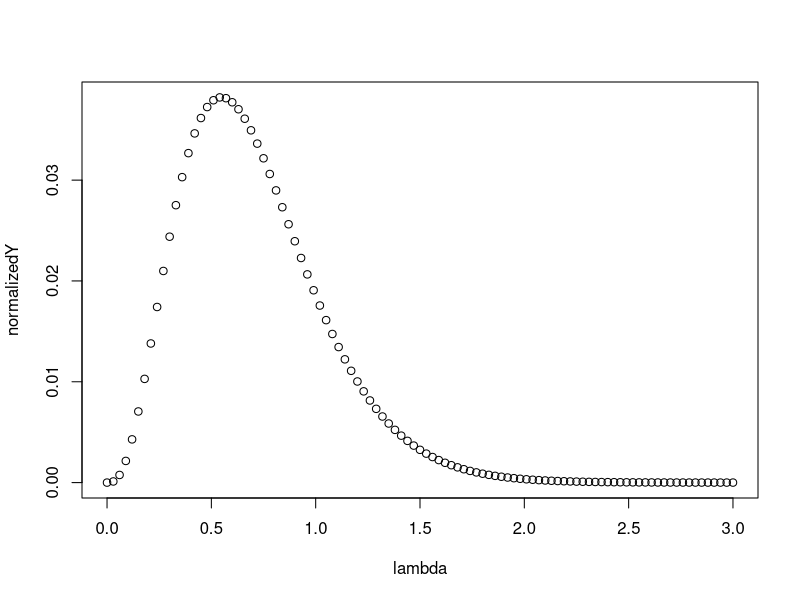
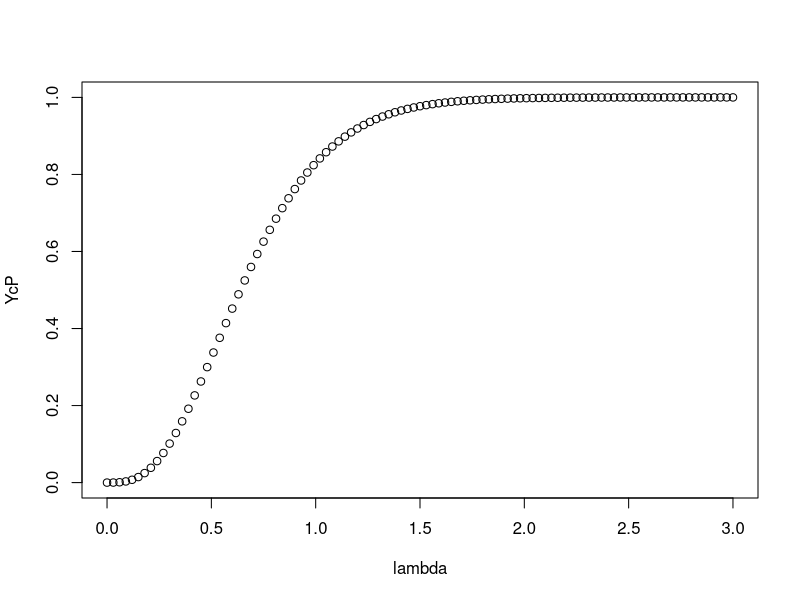
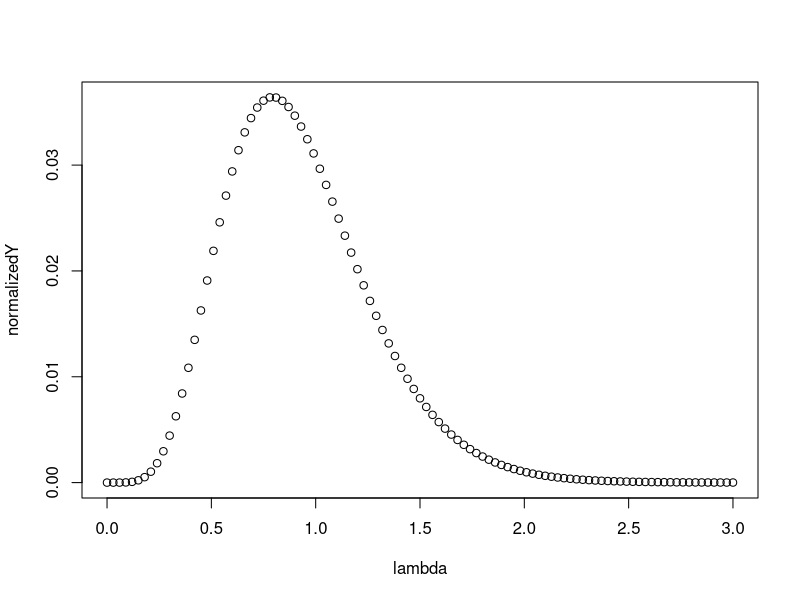
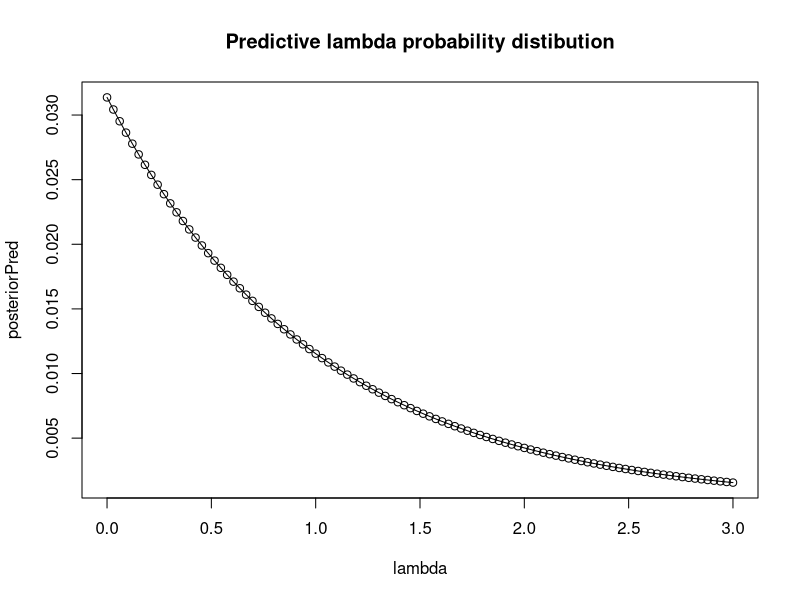
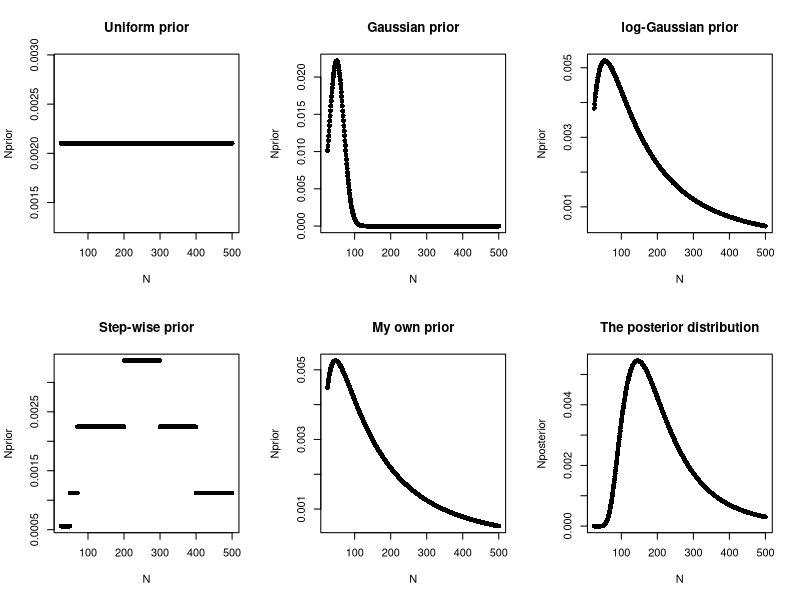
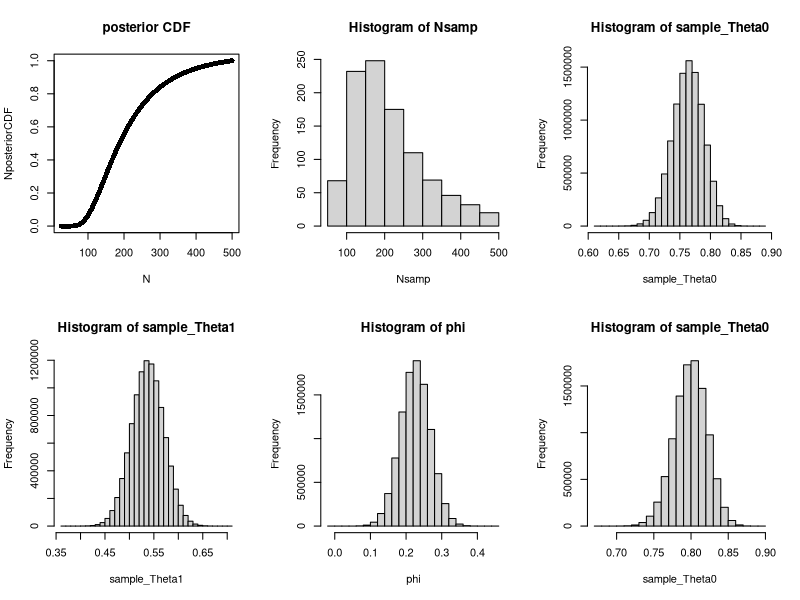
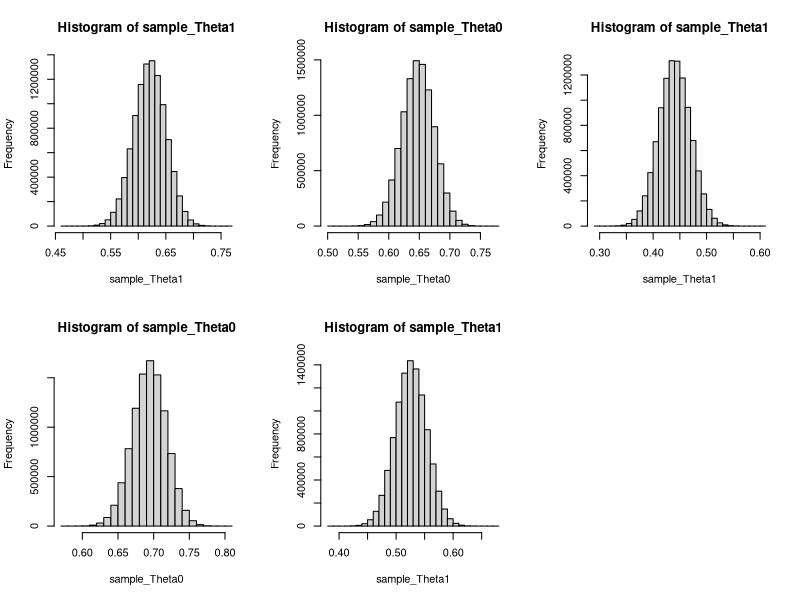

Recreate these plots in R, in order.
## ---- chunk 1
d=6.56
lambda=seq(0,3,length =101)
y = ( dpois(3,lambda*d) +dpois(4,lambda*d)+dpois(5,lambda*d)+dpois(6,lambda*d) ) * dgamma(lambda,shape=1,scale=1)
normalizedY = y/sum(y)

plot(lambda,normalizedY)
## ---- chunk 2
lambda[which.max(normalizedY)]
## ---- chunk 3
YcP = cumsum(normalizedY)
plot(lambda,YcP)

## ---- chunk 4
sum(normalizedY[which(lambda>1)])
## ---- chunk 5
d=6.56
lambda=seq(0,3,length =101)
y = dpois(6,lambda*d)  * dgamma(lambda,shape=1,scale=1)
normalizedY = y/sum(y)

plot(lambda,normalizedY)
## ---- chunk 6
sum(normalizedY[which(lambda>1)])
## ---- chunk 7
lambda[which.max(normalizedY)]
## ---- chunk 8
# Create lambda
lambda <- seq(0,3,length=100)
# Calculate prior
prior <- dgamma(lambda, 1, 1)
# Calculate likelyhood
likelyhood <- sum(dpois(x=6, lambda = 0.5))
# Calculate posterior predictive
posteriorPred <- likelyhood*prior
# Normalize so that sum becomes 1
posteriorPred <- posteriorPred/sum(posteriorPred)
  
# Plot the data
plot(lambda, posteriorPred, main="Predictive lambda probability distibution")
lines(lambda, posteriorPred, col = 'black')
## ---- chunk 9
knitr::opts_chunk$set(echo = TRUE)
## ---- chunk 10
M=25
## ---- chunk 11
abs_min <- M    # the number of balls cannot be negative
abs_max <- 500  # No way that bag can contain more than 1000 balls (a subjective assumption)


# Define the evaluation points so that all integers between 
# abs_min and abs_max are included
Nseq <- seq(abs_min, abs_max, length=abs_max-abs_min+1)  
## ---- chunk 12

par(mfrow=c(2,3))              # Open figure for plotting the examples

# uniform prior
Nprior <- rep(1,length(Nseq))/length(Nseq)  
sum(Nprior)              # check that prior probabilities sum up to to one
plot(Nseq,Nprior, main="Uniform prior", xlab="N", pch=16)
# "Gaussian" prior
Nprior <- dnorm(Nseq, mean=50, sd=20)
Nprior <- Nprior/sum(Nprior)     # Normalize the prior probabilities to sum to one
sum(Nprior)        # check that prior probabilities sum up to to one
plot(Nseq,Nprior, main="Gaussian prior", xlab="N", pch=16)
# log-Gaussian prior
Nprior <- dlnorm(Nseq, mean=5, sd=1)
Nprior <- Nprior/sum(Nprior)   # Normalize the prior probabilities to sum to one
sum(Nprior)        # check that prior probabilities sum up to to one
plot(Nseq,Nprior, main="log-Gaussian prior", xlab="N", pch=16)
# Step wise prior by giving different relative weights for different values
Nprior <- rep(1,length(Nseq))  
Nprior[Nseq>50 & Nseq<600] <- 2  
Nprior[Nseq>70 & Nseq<400] <- 4  
Nprior[Nseq>200 & Nseq<300] <- 6  
Nprior <- Nprior/sum(Nprior)    # Normalize the prior probabilities to sum to one
sum(Nprior)        # check that prior probabilities sum up to to one
plot(Nseq,Nprior, main="Step-wise prior", xlab="N", pch=16)

# --- Here we will fill in the prior defined during the lecture ---
Nprior <- dlnorm(Nseq, mean=5.05, sd=1.1)
Nprior <- Nprior/sum(Nprior)    # Normalize to sum to one
sum(Nprior)                     # check that prior probabilities sum up to to one

plot(Nseq,Nprior, main="My own prior", xlab="N", pch=16)
## ---- chunk 13
# The result from the other sampling time
C=22
R=3

Nposterior <- Nprior*dbinom(R,C,M/Nseq)  # numerator of Bayes theorem
Nposterior <- Nposterior/sum(Nposterior) # divide by marginal likelihood
plot(Nseq,Nposterior, main="The posterior distribution", xlab="N", pch=16)
## ---- chunk 14
posteriorMean = sum(Nposterior*Nseq)
print(posteriorMean)
## ---- chunk 15
NposteriorCDF <- cumsum(Nposterior)           
# Plot CDF
plot(Nseq,NposteriorCDF, main="posterior CDF", xlab="N", pch=16)
## ---- chunk 16
# 10% quantile is the last N at which CDF is under 10%
Nseq[which(NposteriorCDF>=0.1)[1]-1]
# 90% quantile is the first N at which CDF is over 90%
Nseq[which(NposteriorCDF>=0.9)[1]]
## ---- chunk 17
Nsamp = Nseq[sapply(runif(1000,min=0,max=1),function(temp){ which(NposteriorCDF>=temp)[1] })]
## ---- chunk 18
hist(Nsamp)
mean(Nsamp)
quantile(Nsamp,probs=c(0.1,0.9))
## ---- chunk 19
#1
paste("part 1")

posteriorMedian = Nseq[which(NposteriorCDF>=0.5)[1]-1]
paste("posteriorMedian = ",posteriorMedian)

posteriorVar = sum(Nposterior* Nseq^2) - posteriorMean^2
paste("posteriorVar = ",posteriorVar)

posteriorSD = sqrt(posteriorVar)
paste("posteriorSD = ",posteriorSD)

# 10% quantile is the last N at which CDF is under 10%
l1=Nseq[which(NposteriorCDF>=0.1)[1]-1]
# 90% quantile is the first N at which CDF is over 90%
l2=Nseq[which(NposteriorCDF>=0.9)[1]]
paste("80% central posterior interval =",l1,l2)

#2
paste("part 2")
posteriorMedianMC = median(Nsamp)
paste("posteriorMedianMC = ",posteriorMedianMC)
posteriorVarMC = var(Nsamp)
paste("posteriorVarMC = ",posteriorVarMC)
posteriorSDMC = sqrt(posteriorVarMC)  
paste("posteriorSDMC = ",posteriorSDMC)
l=quantile(Nsamp,probs=c(0.1,0.9))
paste("80% central posterior interval for monte carlo:")
paste(l)
## ---- chunk 20
sample_Theta0 = rbeta(10000000,213,66)
sample_Theta1 = rbeta(10000000,122,105)

hist(sample_Theta0)
hist(sample_Theta1)
## ---- chunk 21
paste("mean for Theta0 = ",mean(sample_Theta0))
paste("sd for Theta0 = ",sd(sample_Theta0))

paste("mean for Theta0 = ",mean(sample_Theta1))
paste("sd for Theta0 = ",sd(sample_Theta1))
## ---- chunk 22
phi = sample_Theta0 - sample_Theta1
hist(phi)
## ---- chunk 23
sum(sample_Theta1 < sample_Theta0) / 10000000
## ---- chunk 24
sample_Theta0 = rbeta(10000000,213+50,66)
sample_Theta1 = rbeta(10000000,122+50,105)

hist(sample_Theta0)
hist(sample_Theta1)
## ---- chunk 25
paste("mean for Theta0 = ",mean(sample_Theta0))
paste("sd for Theta0 = ",sd(sample_Theta0))

paste("mean for Theta1 = ",mean(sample_Theta1))
paste("sd for Theta1 = ",sd(sample_Theta1))
## ---- chunk 26
sum(sample_Theta1 < sample_Theta0) / 10000000
## ---- chunk 27
sample_Theta0 = rbeta(10000000,213,66+50)
sample_Theta1 = rbeta(10000000,122,105+50)

hist(sample_Theta0)
hist(sample_Theta1)
## ---- chunk 28
paste("mean for Theta0 = ",mean(sample_Theta0))
paste("sd for Theta0 = ",sd(sample_Theta0))

paste("mean for Theta1 = ",mean(sample_Theta1))
paste("sd for Theta1 = ",sd(sample_Theta1))
## ---- chunk 29
sum(sample_Theta1 < sample_Theta0) / 10000000
## ---- chunk 30
sample_Theta0 = rbeta(10000000,213+50,66+50)
sample_Theta1 = rbeta(10000000,122+50,105+50)

hist(sample_Theta0)
hist(sample_Theta1)
## ---- chunk 31
paste("mean for Theta0 = ",mean(sample_Theta0))
paste("sd for Theta0 = ",sd(sample_Theta0))

paste("mean for Theta1 = ",mean(sample_Theta1))
paste("sd for Theta1 = ",sd(sample_Theta1))
## ---- chunk 32
sum(sample_Theta1 < sample_Theta0) / 10000000
